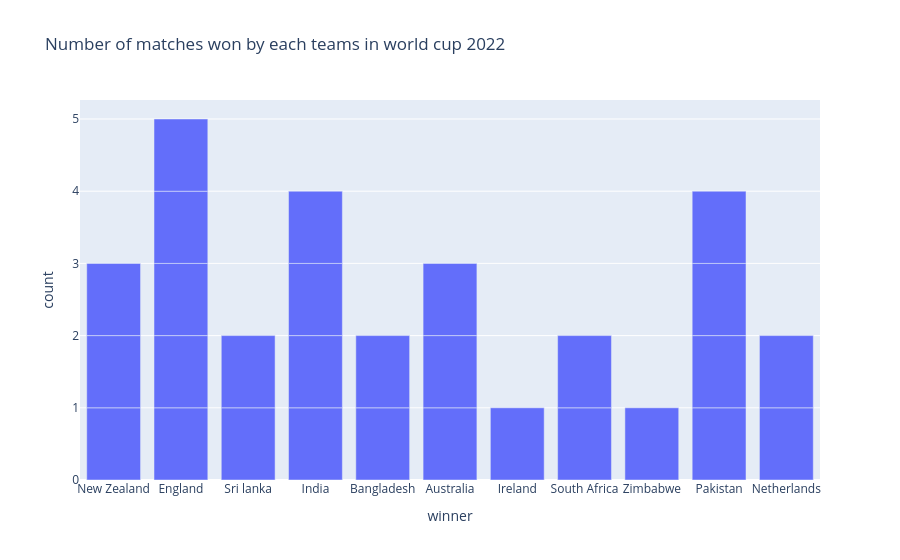

Notebook code cell kept with this figure:
### Code cell
import plotly.express as px
fig=px.bar(df,x=df["winner"],title="Number of matches won by each teams in world cup 2022")
fig.show()

### Figure 1 — Plotly figure (JSON) as saved in the notebook; plotly's stock layout.template omitted (floating-point values rounded to 4 significant figures)
{"data": [{"hovertemplate": "winner=%{x}<br>count=%{y}<extra></extra>", "legendgroup": "", "marker": {"color": "#636efa", "pattern": {"shape": ""}}, "name": "", "orientation": "v", "showlegend": false, "textposition": "auto", "type": "bar", "x": ["New Zealand", "England", "Sri lanka", "India", "Bangladesh", "Australia", "Ireland", "South Africa", "India", "Zimbabwe", "New Zealand", "Bangladesh", "Pakistan", "South Africa", "Australia", "Sri lanka", "England", "Netherlands", "India", "Pakistan", "New Zealand", "Australia", "England", "Netherlands", "Pakistan", "India", "Pakistan", "England", "England"], "xaxis": "x", "y": [1, 1, 1, 1, 1, 1, 1, 1, 1, 1, 1, 1, 1, 1, 1, 1, 1, 1, 1, 1, 1, 1, 1, 1, 1, 1, 1, 1, 1], "yaxis": "y"}], "layout": {"barmode": "relative", "legend": {"tracegroupgap": 0}, "title": {"text": "Number of matches won by each teams in world cup 2022"}, "xaxis": {"anchor": "y", "domain": [0, 1], "title": {"text": "winner"}}, "yaxis": {"anchor": "x", "domain": [0, 1], "title": {"text": "count"}}}}
